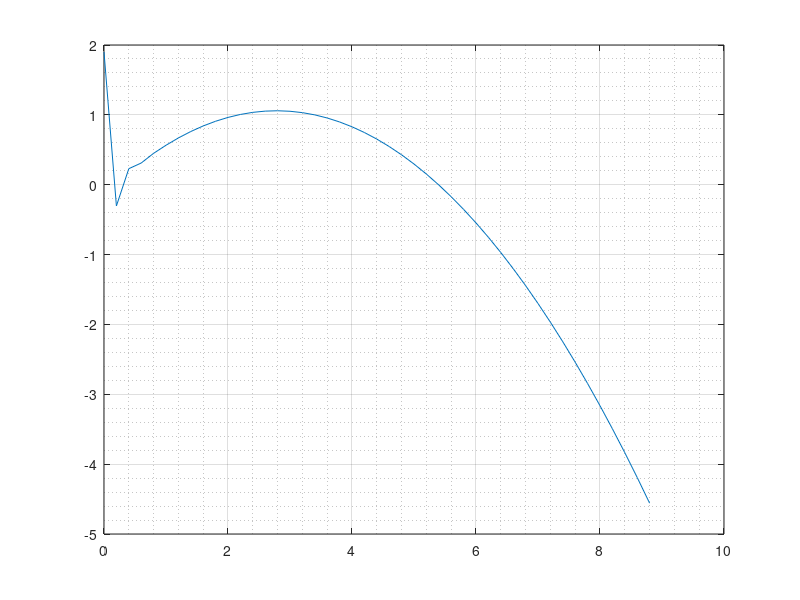

This chart was generated by the following MATLAB code:
a1 = -5.8;
b1 = 4.7;
c1 = -0.9;
d1 = 1.9;%initial condition
x1 = 0;%x1x<e1
e1 = 9;%x1x<e1
h1 = 0.2;%step

function eu = euler(a,b,c,d,x,e,h)
    it = e/h; %number of our iterations
    ANS = ['Our function with a=',num2str(a),' b=',num2str(b),' c=',num2str(c),' with initial     	condition x=',num2str(d),
         ' where: ',num2str(x),'<x<',num2str(e),' and our step h=',num2str(h),'. Number of iterations:  	 ',num2str(it)];
    disp(ANS)
    table = zeros(it+1,5);
    for i = 1:it+1
        table(i,1)=i-1;
        table(i,2)=x;
        f = a*d + b*x + c*(x^2); %This is our function
        table(i,4) = f;
        deltaf = f * h;
        table(i,5) = deltaf;
        x = x+h;
        table(i,3) = d;
        d = d + deltaf;
    end
    disp('Our final solution')
    disp('    step       x          y          f(x,y)     h*f(x,y)')
    disp(table)
    plot(table(1:it,2), table(1:it,3));
    grid on
    grid minor
    print -dpng some_name.png;
end

euler(a1,b1,c1,d1,x1,e1,h1)